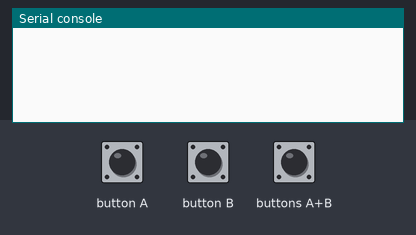
This program was run on a simulated BBC micro:bit (MakeCode). On the bench: the last lines printed to the serial console. The test bench sets the inputs (shaded band). No radio messages arrive unless stated (any console line starting 'radio sent:' is added by the test bench).

Above: at 1.2 s.
1.3 s: button A pressed for 0.15 s
At 2.0 s:
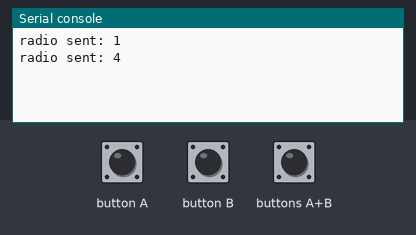
2.9 s: button B pressed for 0.15 s
At 4.2 s:
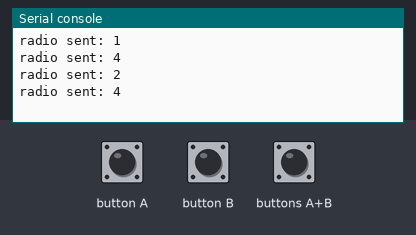
4.5 s: buttons A+B pressed for 0.15 s
At 5.7 s:
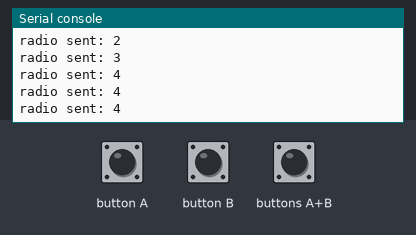
Timing chart, 0 to 7.5 s (numbered marks = the images above; inputs shaded):
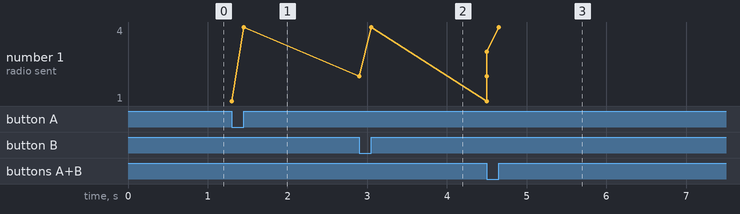

Measured:
- after the input at 1.3 s, the serial console: prints a new line at once (image 1)
- after the input at 2.9 s, the serial console: prints a new line at once (image 2)
- after the input at 4.5 s, the serial console: prints a new line at once (image 3)

The program:

main.ts
```typescript
control.onEvent(EventBusSource.MICROBIT_ID_BUTTON_A, EventBusValue.MICROBIT_BUTTON_EVT_UP, function () {
    radio.sendNumber(4)
})
control.onEvent(EventBusSource.MICROBIT_ID_BUTTON_AB, EventBusValue.MICROBIT_BUTTON_EVT_UP, function () {
    radio.sendNumber(4)
})
control.onEvent(EventBusSource.MICROBIT_ID_BUTTON_AB, EventBusValue.MICROBIT_BUTTON_EVT_DOWN, function () {
    radio.sendNumber(3)
})
control.onEvent(EventBusSource.MICROBIT_ID_BUTTON_A, EventBusValue.MICROBIT_BUTTON_EVT_DOWN, function () {
    radio.sendNumber(1)
})
control.onEvent(EventBusSource.MICROBIT_ID_BUTTON_B, EventBusValue.MICROBIT_BUTTON_EVT_UP, function () {
    radio.sendNumber(4)
})
control.onEvent(EventBusSource.MICROBIT_ID_BUTTON_B, EventBusValue.MICROBIT_BUTTON_EVT_DOWN, function () {
    radio.sendNumber(2)
})
radio.setGroup(105)
```

test.ts
```typescript
// les tests vont ici ; cela ne sera pas compilé si ce paquet est utilisé en tant qu'extension.
```
